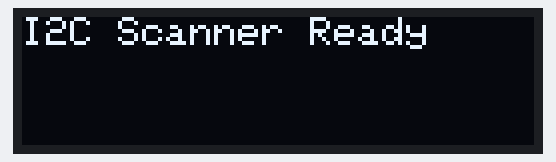
The sketch below on a simulated Arduino Uno, built with avr-gcc and run on an emulated ATmega328P. Shown: 128×32 one-colour display. What the sketch prints to the serial monitor is not drawn.

Above: at 0.1 s.
At 5.1 s:
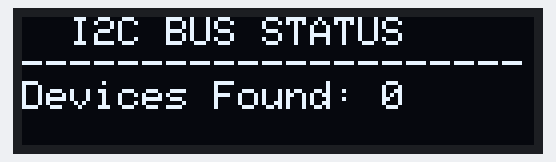

The sketch:

i2c-pocket-scanner.ino
```cpp
#include <Wire.h>
#include <Adafruit_GFX.h>
#include <Adafruit_SSD1306.h>

#define SCREEN_WIDTH 128
#define SCREEN_HEIGHT 32
#define OLED_RESET    -1

Adafruit_SSD1306 display(SCREEN_WIDTH, SCREEN_HEIGHT, &Wire, OLED_RESET);

int total_devices = 0;
uint8_t last_found_address = 0;
unsigned long last_scan_time = 0;

void setup() {
    Serial.begin(115200);
    Wire.begin();

    if(!display.begin(SSD1306_SWITCHCAPVCC, 0x3C)) {
        Serial.println(F("OLED allocation failed - checking hardware connection..."));
    }

    display.clearDisplay();
    display.setTextSize(1);
    display.setTextColor(SSD1306_WHITE);
    display.setCursor(0, 0);
    display.println("I2C Scanner Ready");
    display.display();

    delay(2500);
}

void loop() {
    if (millis() - last_scan_time > 5000) {
        last_scan_time = millis();

        Serial.println("\n Scanning for device...");
        total_devices = 0;

        for (uint8_t address = 1; address < 127; address++) {
            if (address == 0x3C) continue;

            Wire.beginTransmission(address);
            uint8_t error = Wire.endTransmission();

            if (error == 0) {
                Serial.print("Found device at: 0x");
                if (address < 16) Serial.print("0");
                Serial.println(address, HEX);

                total_devices++;
                last_found_address = address;
            }
        }

        display.clearDisplay();
        display.setCursor(0, 0);
        display.println("  I2C BUS STATUS");
        display.println("---------------------");

        if (total_devices == 0) {
            display.println("Devices Found: 0");
        } else {
            display.print("Devices Found: ");
            display.println(total_devices);
            display.print("Last Addr: 0x");
            if (last_found_address < 16) display.print("0");
            display.println(last_found_address, HEX);
        }

        display.display();
    }
}
```
